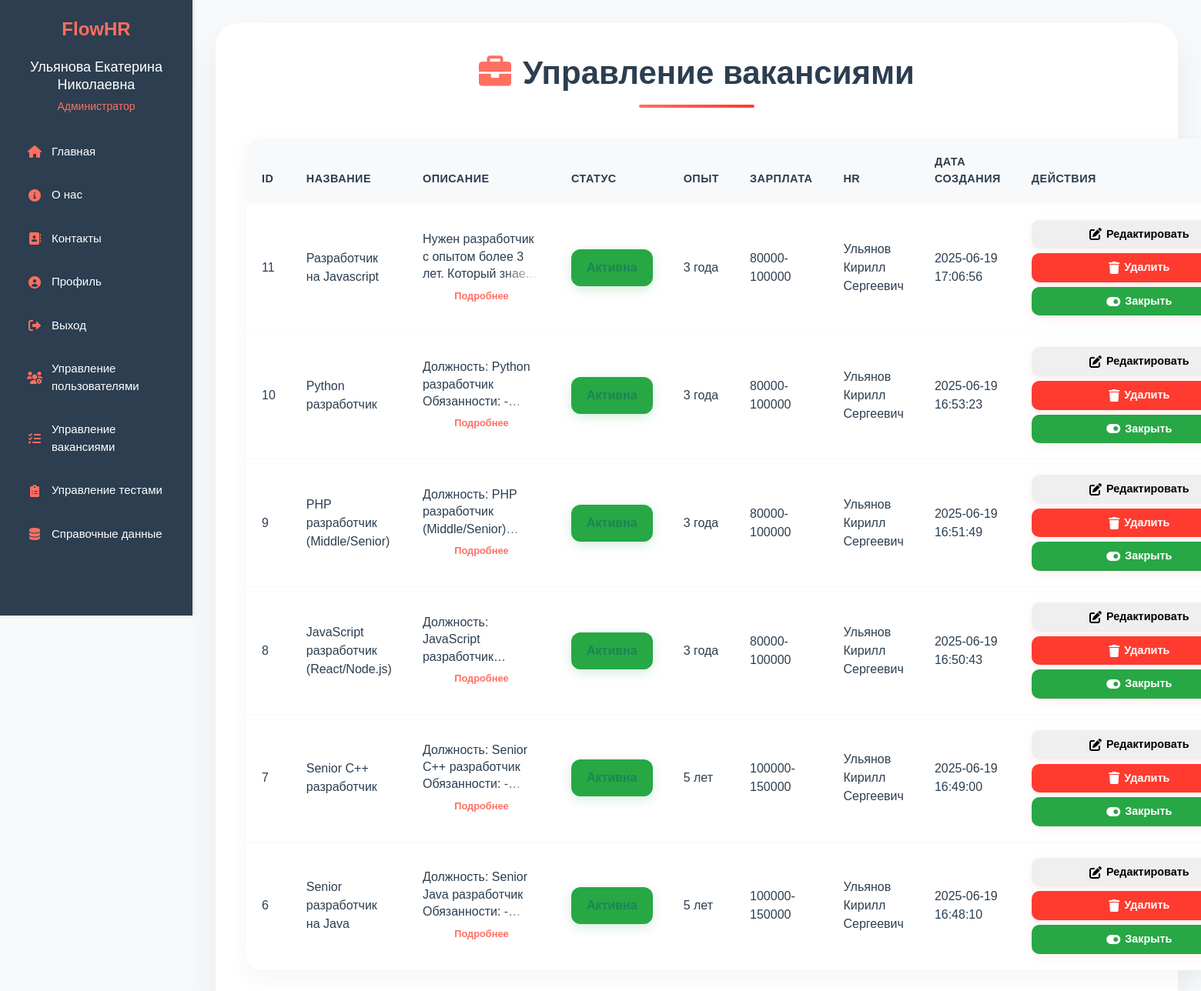
The page /Admin/manage_jobs.php (signed in) on the database its author committed.
### tables this page shows
CREATE TABLE `jobs` (
  `id` int NOT NULL,
  `title` varchar(255) NOT NULL,
  `description` text NOT NULL,
  `hr_id` int NOT NULL,
  `status` enum('active','closed') DEFAULT 'active',
  `created_at` timestamp NULL DEFAULT CURRENT_TIMESTAMP,
  `experience_id` int NOT NULL,
  `salary_id` int NOT NULL
);

CREATE TABLE `experiences` (
  `id` int NOT NULL,
  `name` varchar(100) NOT NULL
);

CREATE TABLE `salaries` (
  `id` int NOT NULL,
  `salary_range` varchar(100) NOT NULL
);

CREATE TABLE `users` (
  `id` int NOT NULL,
  `name` varchar(255) NOT NULL,
  `email` varchar(255) NOT NULL,
  `login` varchar(100) NOT NULL,
  `password` varchar(255) NOT NULL,
  `role` enum('HR','candidate','admin','moderator') NOT NULL,
  `created_at` timestamp NULL DEFAULT CURRENT_TIMESTAMP,
  `avatar` varchar(255) DEFAULT 'default_avatar.png',
  `is_blocked` tinyint(1) DEFAULT '0',
  `blocked_until` timestamp NULL DEFAULT NULL,
  `age` int DEFAULT NULL,
  `phone` varchar(20) DEFAULT NULL,
  `city` varchar(100) DEFAULT NULL,
  `profile_completion` int DEFAULT '0'
);

### Admin/manage_jobs.php (the view, shortened to what this page needs)
<?php
require '../includes/config.php';
$query = "
    SELECT j.*,
           e.name as experience_name,
           s.salary_range as salary_amount,
           u.name as hr_name
    FROM jobs j
    LEFT JOIN experiences e ON j.experience_id = e.id
    LEFT JOIN salaries s ON j.salary_id = s.id
    LEFT JOIN users u ON j.hr_id = u.id
    ORDER BY j.created_at DESC
";
$jobs_result = $pdo->query($query);
$jobs = $jobs_result->fetchAll();
?>
<!DOCTYPE html>
<html lang="ru">
<head>
    <link rel="stylesheet" href="https://cdn.jsdelivr.net/npm/bootstrap@5.3.0/dist/css/bootstrap.min.css">
    <link rel="stylesheet" href="https://cdnjs.cloudflare.com/ajax/libs/font-awesome/6.0.0/css/all.min.css">
</head>
<body>
    <?php include '../includes/header.php'; ?>
    <div class="container">
        <h1><i class="fas fa-briefcase"></i>Управление вакансиями</h1>
        <table class="table">
            <thead>
                <tr>
                    <th>ID</th>
                    <th>Название</th>
                    <th>Описание</th>
                    <th>Статус</th>
                    <th>Опыт</th>
                    <th>Зарплата</th>
                    <th>HR</th>
                    <th>Дата создания</th>
                    <th>Действия</th>
                </tr>
            </thead>
            <tbody>
                <?php foreach ($jobs as $job): ?>
                    <tr>
                        <td><?= htmlspecialchars($job['id']) ?></td>
                        <td><?= htmlspecialchars($job['title']) ?></td>
                        <td>
                            <div class="description-container">
                                <div class="job-description" data-job-id="<?= $job['id'] ?>">
                                    <?= htmlspecialchars($job['description']) ?>
                                </div>
                                <button class="show-more-btn" data-job-id="<?= $job['id'] ?>">Подробнее</button>
                            </div>
                        </td>
                        <td>
                            <?php if ($job['status'] === 'active'): ?>
                                <span class="text-success">Активна</span>
                            <?php else: ?>
                                <span class="text-danger">Закрыта</span>
                            <?php endif; ?>
                        </td>
                        <td><?= htmlspecialchars($job['experience_name']) ?></td>
                        <td><?= htmlspecialchars($job['salary_amount']) ?></td>
                        <td><?= htmlspecialchars($job['hr_name']) ?></td>
                        <td><?= htmlspecialchars($job['created_at']) ?></td>
                        <td>
                            <div class="actions-container">
                                <button class="btn-action" data-bs-toggle="modal" data-bs-target="#editJobModal" data-job-id="<?= $job['id'] ?>" data-job-title="<?= htmlspecialchars($job['title']) ?>" data-job-description="<?= htmlspecialchars($job['description']) ?>" data-job-status="<?= htmlspecialchars($job['status']) ?>">
                                    <i class="fas fa-edit"></i> Редактировать
                                </button>
                                <button class="btn-action btn-delete" data-bs-toggle="modal" data-bs-target="#deleteJobModal" data-job-id="<?= $job['id'] ?>">
                                    <i class="fas fa-trash"></i> Удалить
                                </button>
                                <button class="btn-action btn-status <?= $job['status'] === 'active' ? 'active' : 'closed' ?>"
                                        onclick="toggleJobStatus(<?= $job['id'] ?>, '<?= $job['status'] ?>')">
                                    <i class="fas <?= $job['status'] === 'active' ? 'fa-toggle-on' : 'fa-toggle-off' ?>"></i>
                                    <?= $job['status'] === 'active' ? 'Закрыть' : 'Открыть' ?>
                                </button>
                            </div>
                        </td>
                    </tr>
                <?php endforeach; ?>
            </tbody>
        </table>
    </div>
</body>
</html>

### Admin/manage_jobs.php (style rules this page uses)
body { font-family: 'Arial', sans-serif; background: #F8F9FA; margin-left: 250px; padding: 30px; min-height: 100vh; }
.container { max-width: 1400px; margin: 0 auto; padding: 40px; background: #FFFFFF; border-radius: 30px; box-shadow: 0 20px 40px rgba(44, 62, 80, 0.08); animation: fadeIn 0.5s ease; }
h1 { color: #2C3E50; text-align: center; margin: 0 0 40px; font-size: 42px; font-weight: 800; position: relative; padding-bottom: 20px; animation: slideDown 0.5s ease; }
h1:after { content: ''; position: absolute; bottom: 0; left: 50%; transform: translateX(-50%); width: 150px; height: 4px; background: linear-gradient(90deg, #FF6F61, #FF3B2F); border-radius: 2px; }
h1 i { margin-right: 15px; color: #FF6F61; animation: rotateIn 0.5s ease; }
.table { background: #FFFFFF; border-radius: 20px; box-shadow: 0 10px 30px rgba(44, 62, 80, 0.05); border: none; overflow: hidden; margin-top: 30px; }
.table th { background: #F8F9FA; color: #2C3E50; font-weight: 600; text-transform: uppercase; font-size: 0.9rem; letter-spacing: 0.5px; padding: 20px; border-bottom: 2px solid #F8F9FA; }
.table td { padding: 20px; vertical-align: middle; border-bottom: 1px solid #F8F9FA; transition: all 0.3s ease; color: #2C3E50; }
.table td:last-child { min-width: 300px; }
.job-description { max-width: 300px; max-height: 80px; overflow: hidden; position: relative; line-height: 1.4; display: -webkit-box; -webkit-line-clamp: 3; -webkit-box-orient: vertical; text-overflow: ellipsis; }
.job-description::after { content: ''; position: absolute; bottom: 0; right: 0; width: 50px; height: 20px; background: linear-gradient(to right, transparent, #FFFFFF); pointer-events: none; }
.show-more-btn { background: none; border: none; color: #FF6F61; font-size: 0.8rem; font-weight: 600; cursor: pointer; padding: 2px 0; margin-top: 5px; transition: all 0.3s ease; text-decoration: none; }
.description-container { display: flex; flex-direction: column; }
.actions-container { display: flex; flex-direction: column; gap: 6px; min-width: 280px; }
.btn-action { padding: 8px 16px; border: none; border-radius: 10px; font-size: 0.9rem; font-weight: 600; cursor: pointer; transition: all 0.3s ease; display: inline-flex; align-items: center; gap: 6px; width: 100%; justify-content: center; box-shadow: 0 4px 15px rgba(255, 111, 97, 0.1); }
.btn-action i { font-size: 1rem; transition: transform 0.3s ease; }
.btn-delete { background: #FF3B2F; color: #FFFFFF; }
.btn-status { background: #28a745; color: #FFFFFF; }
.text-success { background: #28a745; color: #FFFFFF; padding: 12px 20px; border-radius: 12px; font-weight: 600; display: inline-flex; align-items: center; gap: 8px; box-shadow: 0 4px 15px rgba(40, 167, 69, 0.2); }

### includes/header.php (style rules this page uses)
body { margin-left: 250px !important; transition: margin-left 0.3s ease !important; min-height: 100vh !important; overflow-x: hidden !important; }
.fa-home, .fa-info-circle, .fa-map-marker-alt, .fa-sign-in-alt, .fa-user, .fa-sign-out-alt, .fa-comments, .fa-file-alt, .fa-briefcase, .fa-plus-circle, .fa-users, .fa-chart-line, .fa-clipboard-list, .fa-user-check, .fa-users-cog, .fa-tools, .fa-clipboard-check { color: #FF6F61 !important; transition: all 0.3s ease !important; }

### rows shown on the page
jobs: id "11", title "Разработчик на Javascript", description "Нужен разработчик с опытом более 3 лет. Который…", status "Активна", experience.name "3 года", salary.salary_range "80000-100000", hr.name "Ульянов Кирилл Сергеевич", created_at "2025-06-19 17:06:56"
jobs: id "10", title "Python разработчик", description "Должность: Python разработчик Обязанности:…", status "Активна", experience.name "3 года", salary.salary_range "80000-100000", hr.name "Ульянов Кирилл Сергеевич", created_at "2025-06-19 16:53:23"
jobs: id "9", title "PHP разработчик (Middle/Senior)", description "Должность: PHP разработчик…", status "Активна", experience.name "3 года", salary.salary_range "80000-100000", hr.name "Ульянов Кирилл Сергеевич", created_at "2025-06-19 16:51:49"
jobs: id "8", title "JavaScript разработчик (React/Node.js)", description "Должность: JavaScript…", status "Активна", experience.name "3 года", salary.salary_range "80000-100000", hr.name "Ульянов Кирилл Сергеевич", created_at "2025-06-19 16:50:43"
jobs: id "7", title "Senior C++ разработчик", description "Должность: Senior C++ разработчик Обязанности:…", status "Активна", experience.name "5 лет", salary.salary_range "100000-150000", hr.name "Ульянов Кирилл Сергеевич", created_at "2025-06-19 16:49:00"
jobs: id "6", title "Senior разработчик на Java", description "Должность: Senior Java разработчик Обязанности:…", status "Активна", experience.name "5 лет", salary.salary_range "100000-150000", hr.name "Ульянов Кирилл Сергеевич", created_at "2025-06-19 16:48:10"

### other values the page prints
$user_name "Ульянова Екатерина Николаевна"
$roleText "Администратор"
